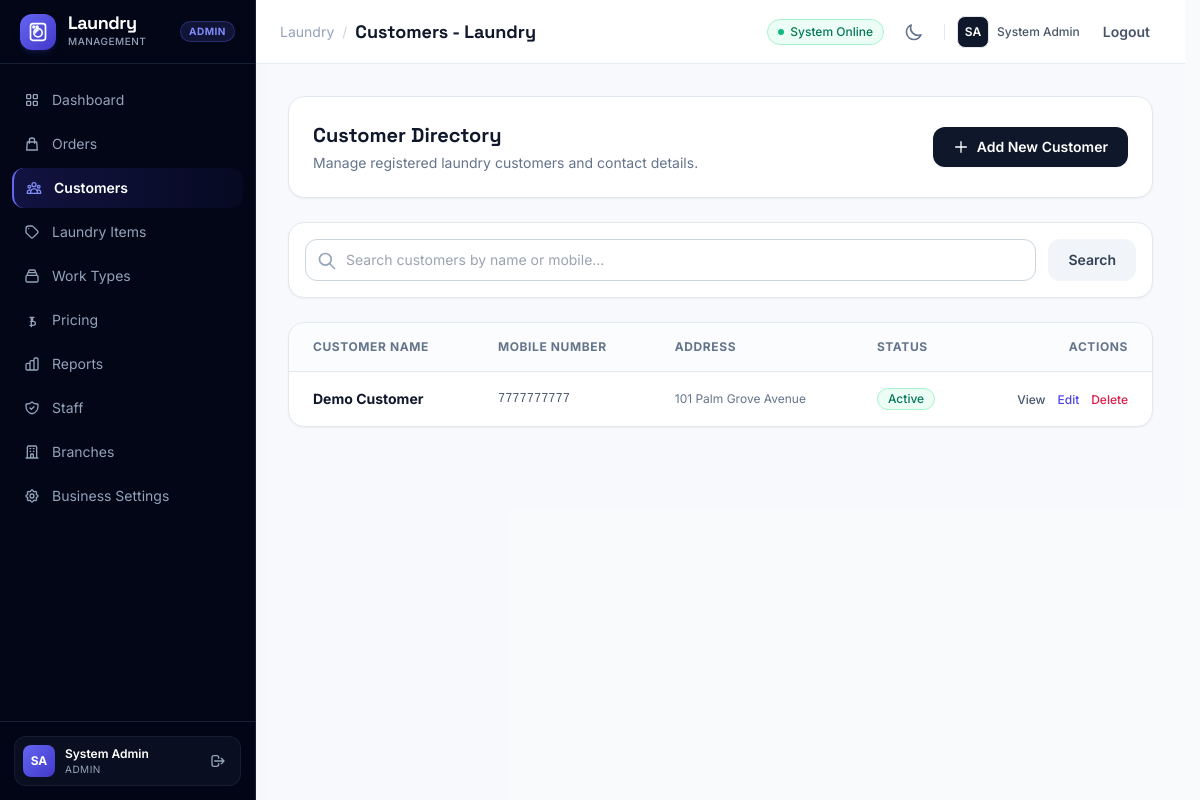
The app's page /laundry-lms/customers (signed in) with its own data.
### tables this page shows
CREATE TABLE `users` (
  `id` bigint(20) unsigned NOT NULL AUTO_INCREMENT,
  `role` enum('admin','staff','customer') NOT NULL DEFAULT 'customer',
  `branch_id` bigint(20) unsigned DEFAULT NULL,
  `name` varchar(100) NOT NULL,
  `mobile` varchar(15) NOT NULL,
  `pin_hash` varchar(255) NOT NULL,
  `address` text DEFAULT NULL,
  `is_active` tinyint(1) DEFAULT 1,
  `must_change_pin` tinyint(1) NOT NULL DEFAULT 0,
  `session_version` int(10) unsigned NOT NULL DEFAULT 1,
  `created_at` timestamp NOT NULL DEFAULT current_timestamp(),
  `updated_at` timestamp NOT NULL DEFAULT current_timestamp() ON UPDATE current_timestamp(),
  `deleted_at` timestamp NULL DEFAULT NULL,
  PRIMARY KEY (`id`),
  UNIQUE KEY `idx_mobile` (`mobile`),
  KEY `idx_users_branch` (`branch_id`),
  CONSTRAINT `fk_users_branch` FOREIGN KEY (`branch_id`) REFERENCES `branches` (`id`) ON DELETE SET NULL
);

### views/pages/admin/customers/index.php (the view, shortened to what the rows shown need)
<div class="space-y-6">
    <div class="flex flex-col sm:flex-row justify-between items-start sm:items-center gap-4 bg-white p-6 rounded-2xl border border-slate-200 shadow-sm">
        <div>
            <h2 class="text-xl font-bold text-slate-900 font-display">Customer Directory</h2>
        </div>
    </div>
    <div class="bg-white rounded-2xl border border-slate-200 shadow-sm overflow-hidden">
        <div class="overflow-x-auto">
            <table class="w-full text-left border-collapse">
                <thead>
                    <tr class="bg-slate-50/50 border-b border-slate-200 text-xs font-semibold text-slate-500 uppercase tracking-wider">
                        <th class="px-6 py-4">Customer Name</th>
                        <th class="px-6 py-4">Mobile Number</th>
                        <th class="px-6 py-4">Address</th>
                        <th class="px-6 py-4">Status</th>
                        <th class="px-6 py-4 text-right">Actions</th>
                    </tr>
                </thead>
                <tbody class="divide-y divide-slate-100 text-sm">
                    <?php if (empty($customers)): ?>
                        <tr>
                            <td colspan="5" class="px-6 py-12 text-center text-slate-400">
                                No customers found matching your criteria.
                            </td>
                        </tr>
                    <?php else: ?>
                        <?php foreach ($customers as $c): ?>
                            <tr class="hover:bg-slate-50/50 transition-colors">
                                <td class="px-6 py-4">
                                    <a href="/laundry-lms/customers/show?id=<?= $c['id'] ?>" class="font-bold text-slate-900 hover:text-indigo-600">
                                        <?= htmlspecialchars($c['name']) ?>
                                    </a>
                                </td>
                                <td class="px-6 py-4 font-mono text-slate-600 text-xs"><?= htmlspecialchars($c['mobile']) ?></td>
                                <td class="px-6 py-4 text-slate-500 text-xs truncate max-w-xs"><?= htmlspecialchars($c['address'] ?? 'N/A') ?></td>
                                <td class="px-6 py-4">
                                    <span class="inline-flex items-center px-2.5 py-0.5 rounded-full text-xs font-medium <?= (int)$c['is_active'] === 1 ? 'bg-emerald-50 text-emerald-700 border border-emerald-200' : 'bg-slate-100 text-slate-600 border border-slate-200' ?>">
                                        <?= (int)$c['is_active'] === 1 ? 'Active' : 'Inactive' ?>
                                    </span>
                                </td>
                                <td class="px-6 py-4 text-right space-x-2">
                                    <a href="/laundry-lms/customers/show?id=<?= $c['id'] ?>" class="text-slate-600 hover:text-slate-900 font-medium text-xs">View</a>
                                    <button onclick="openEditCustomerModal(<?= htmlspecialchars(json_encode($c), ENT_QUOTES, 'UTF-8') ?>)" class="text-indigo-600 hover:text-indigo-900 font-medium text-xs">Edit</button>
                                    <form action="/laundry-lms/customers/delete" method="POST" class="inline" onsubmit="return confirm('Are you sure you want to delete this customer?');">
                                        <button type="submit" class="text-rose-600 hover:text-rose-900 font-medium text-xs">Delete</button>
                                    </form>
                                </td>
                            </tr>
                        <?php endforeach; ?>
                    <?php endif; ?>
                </tbody>
            </table>
        </div>
    </div>
</div>

### records on screen
users: name "Demo Customer", mobile "7777777777", address "101 Palm Grove Avenue", is_active "Active"

### other values on screen
Security::e($role === 'staff' ? 'Staff' : 'Admin') "ADMIN"
Security::e($item['label']) "Dashboard"
Security::e($item['label']) "Orders"
Security::e($item['label']) "Customers"
Security::e($item['label']) "Laundry Items"
Security::e($item['label']) "Work Types"
Security::e($item['label']) "Pricing"
Security::e($item['label']) "Reports"
Security::e($item['label']) "Staff"
Security::e($item['label']) "Branches"
Security::e($item['label']) "Business Settings"
Security::e($userInitials) "SA"
Security::e($userName) "System Admin"
Security::e($role) "ADMIN"
Security::e($pageTitle) "Customers - Laundry"
